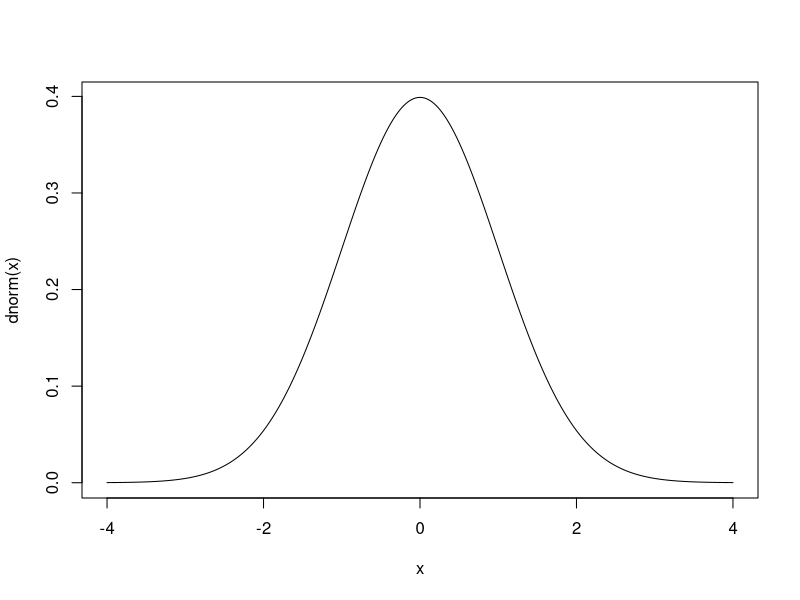

Reproduce this figure in R.
## ---- chunk 1
knitr::write_bib(c("bookdown", "rmarkdown", "flexdashboard", "shiny", "blogdown"), file = "packages_crashrmd.bib")
## ---- chunk 2
head(cars)
## ---- chunk 3
knitr::kable(cars[1:6,], caption = "Kable table")
## ---- chunk 4
x <- seq(-4, 4, len = 1000)
plot(x, dnorm(x), type = "l")
## ---- chunk 5
out_df <- data.frame(observation = 1:3,
                     height = c(69, 72, 70),
                     name = LETTERS[1:3])
knitr::kable(out_df, caption = "Simple table.")
